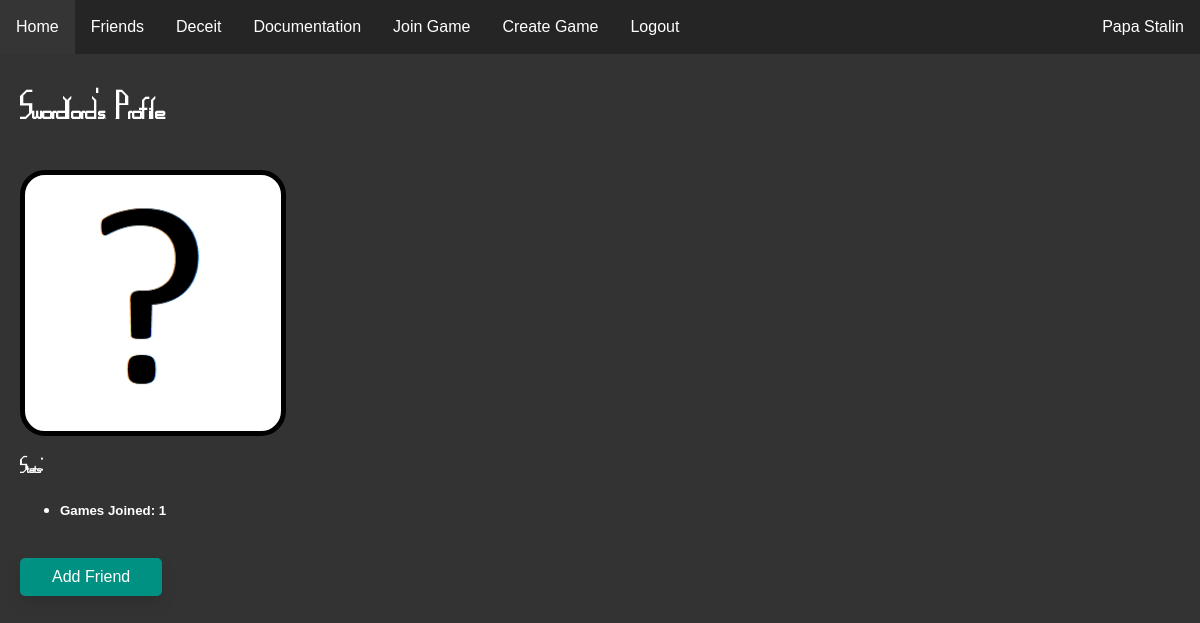
Before: /user/2 (signed in) with the older database file.
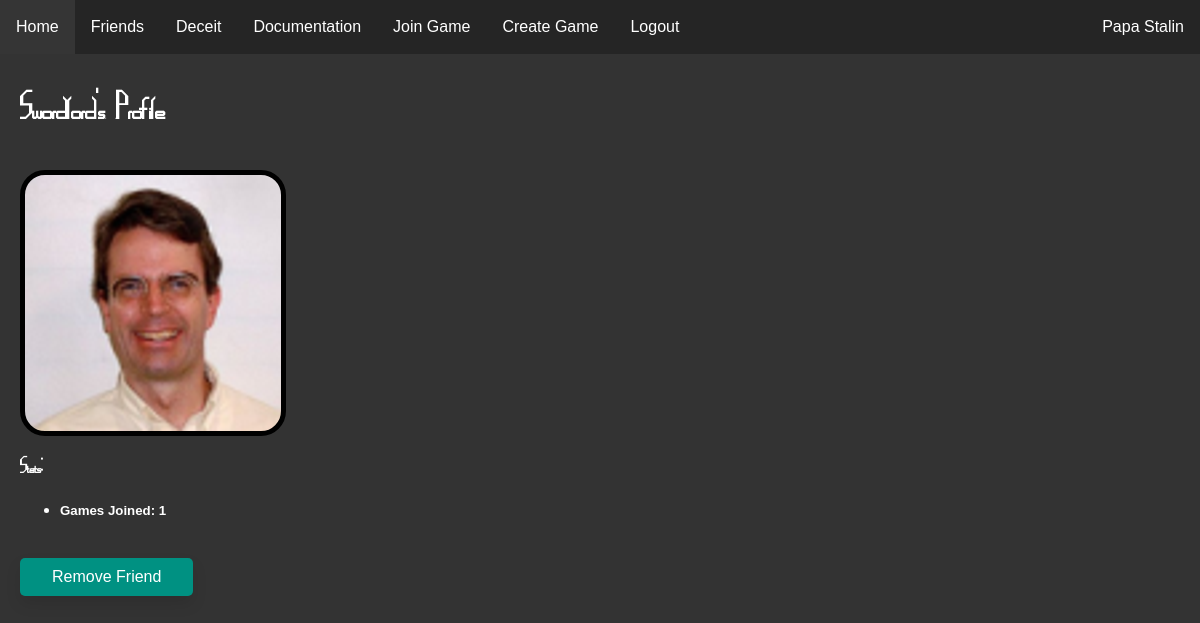
After: the same page with the newer database file.
### website/models.py (models this page shows)
class User(db.Model, UserMixin):
    id = db.Column(db.Integer, primary_key=True)
    email = db.Column(db.String(150), unique=True)
    password = db.Column(db.String(150))
    username = db.Column(db.String(150))
    pfp = db.Column(db.String(50))
    admin = db.Column(db.String(50))

### website/profiles.py (the view, shortened to what this page needs)
@profiles.route('<int:user_id>', methods=['GET', 'POST'])
@login_required
def profile(user_id):
    user = User.query.filter_by(id=user_id).first()
    counter=0
    is_friends = False
    is_friends1 = Friends.query.filter_by(user1=user_id, user2=current_user.id).first()
    is_friends2 = Friends.query.filter_by(user2=user_id, user1=current_user.id).first()
    if is_friends1 != None or is_friends2 != None:
        is_friends = True
    for games in db.session.query(GamesJoined).filter_by(user=user_id):
        counter += 1
    if user == current_user:
        is_current_user = True
    else:
        is_current_user = False
    return render_template('profile.html', is_current=is_current_user, user=current_user, player=user, games_joined=counter, is_friends=is_friends)

### website/templates/profile.html (shortened to what this page needs)
{% extends "base.html" %} {% block title %}{{player.username}}'s Profile{% endblock %}
{% block content %}
<head>
    <link rel="stylesheet" type="text/css" href="/static/css/profile.css" />
</head>
<br/>
<h1 id="heading">{{player.username}}'s Profile</h1>
<br/>
<div class="pfp" style="background-image: url({{player.pfp}});">
</div>
<h3>Stats:</h3>
<ul>
    <li><h5>Games Joined: {{ games_joined }}</h5></li>
</ul>
<br/>
{% if not is_current %}
    {% if not is_friends %}
        <form method="POST">
            <button class="button-main" id = "Add Friend" type="submit" value="Add Friend">Add Friend</button>
        </form>
    {% endif %}
    {% if is_friends %}
        <form method="POST">
            <button class="button-main" id = "Remove Friend" type="submit" value="Remove Friend">Remove Friend</button>
        </form>
    {% endif %}
{% endif %}
{% endblock %}

### website/templates/base.html (shortened to what this page needs)
<!DOCTYPE html>
<html lang="en">
<head>
    <link rel="stylesheet" type="text/css" href="/static/css/main.css" />
</head>
<body>
    <ul class="navbar">
      {% if user.is_authenticated %}
      <li><a class="nav-item nav-link" id="home" href="/">Home</a></li>
      <li><a class="nav-item nav-link" id="friends" href="/user/friends">Friends</a></li>
      <li><a class="nav-item nav-link" id="deceit" href="/deceit">Deceit</a></li>
      <li><a class="nav-item nav-link" id="docs" href="/docs/">Documentation</a></li>
      <li><a class="nav-item nav-link" id="join_game" href="/join-game">Join Game</a></li>
      <li><a class="nav-item nav-link" id="create_game" href="/create-game">Create Game</a></li>
      <li><a class="nav-item nav-link" id="logout" href="/logout">Logout</a></li>
      <li><a class="nav-user nav-link" id="user_link" href="{{url_for('profiles.profile', user_id=user.id)}}">{{ user.username }}</a></li>
      {% else %}
      <li><a class="nav-item nav-link" id="login" href="/login">Login</a></li>
      <li><a class="nav-item nav-link" id="signUp" href="/sign-up">Sign Up</a></li>
      {% endif %}
    </ul>
    <div id="main_div">
    <div class="container">
        {% block content %}
        {% endblock %}
    </div>
    </div>
</body>
</html>

### website/static/css/main.css (style rules this page uses)
#main_div { margin-top: 30px; padding: 20px; }
h1, h2, h3 { font-family: MapGame; }
body { margin: 0px; background-color: #333333; color: white; }
.navbar { list-style-type: none; margin: 0; padding: 0; overflow: hidden; background-color: #252525; position: fixed; top: 0; width: 100%; }
.nav-item { float: left; }
.nav-user { float:right; }
.nav-link { display: block; color: white; text-align: center; padding: 18px 16px; text-decoration: none; }
.pfp { width: 64px; height: 64px; }
.button-main { background-color: rgb(0, 145, 130); border: none; color: white; padding: 10px 32px; text-align: center; text-decoration: none; display: inline-block; font-size: 16px; border-radius: 5px; transition-duration: 0.4s; box-shadow: 0px 8px 15px rgba(0, 0, 0, 0.1); cursor: pointer; }
html { font-family: Arial, Helvetica, sans-serif; }

### website/static/css/profile.css (style rules this page uses)
.pfp { width: 256px; height: 256px; border: 5px solid #000000; border-radius: 25px; }

Changed rows visible on the page:
changed User "Swordlord": pfp: picture added in place of a placeholder
Other visible differences:
text no longer shown: "Add Friend"
text now shown: "Remove Friend"
